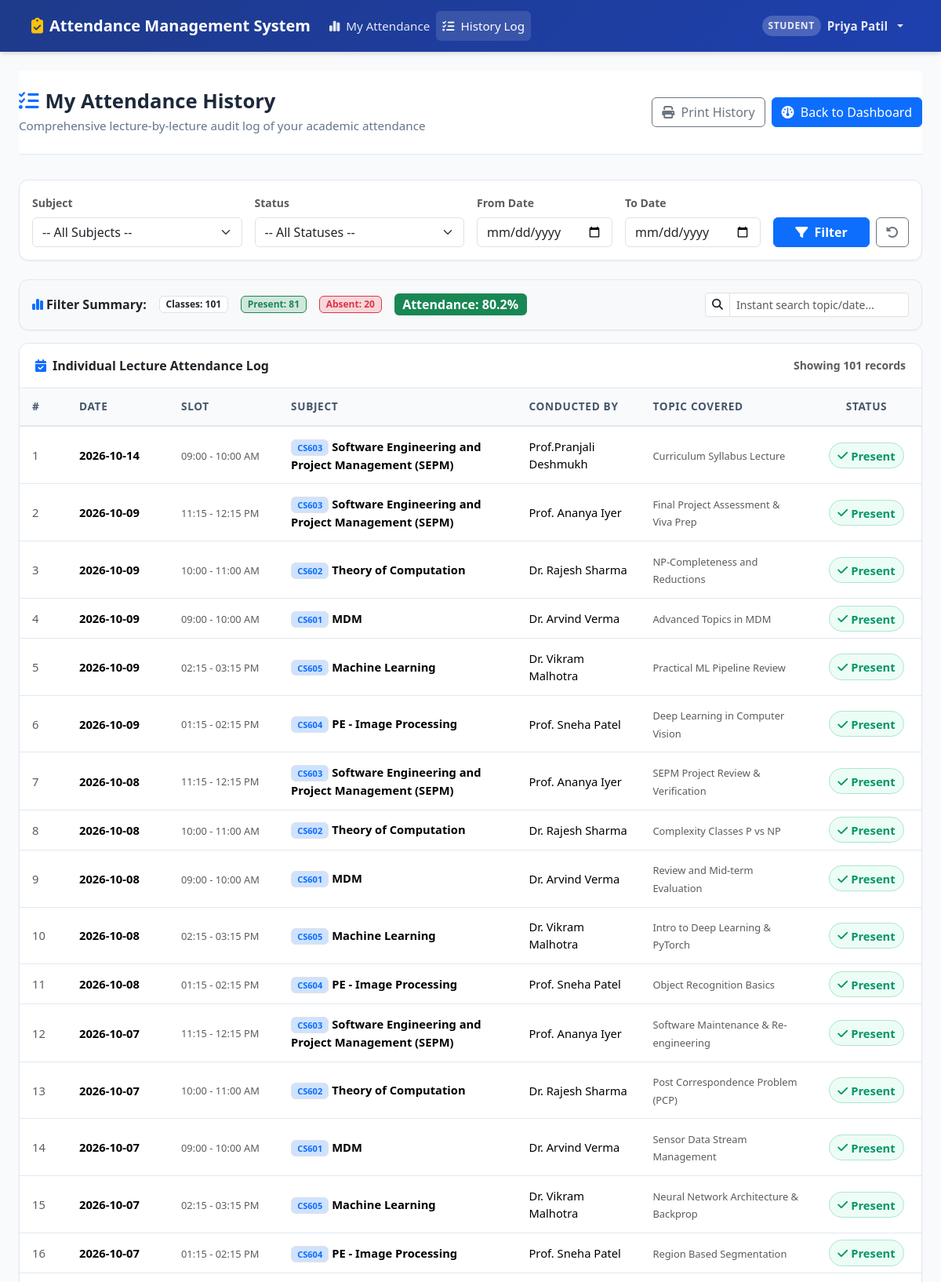
Screenshot of /student/history (signed in, upper part) with the database file from the repository.
### tables this page shows
CREATE TABLE users (
        id INTEGER PRIMARY KEY AUTOINCREMENT,
        username TEXT UNIQUE NOT NULL,
        email TEXT UNIQUE NOT NULL,
        password_hash TEXT NOT NULL,
        role TEXT NOT NULL CHECK(role IN ('admin', 'faculty', 'student')),
        full_name TEXT NOT NULL,
        phone TEXT,
        is_active INTEGER NOT NULL DEFAULT 1,
        created_at TIMESTAMP DEFAULT CURRENT_TIMESTAMP
    );

CREATE TABLE attendance_sessions (
        id INTEGER PRIMARY KEY AUTOINCREMENT,
        subject_id INTEGER NOT NULL,
        faculty_id INTEGER NOT NULL,
        session_date DATE NOT NULL,
        session_slot TEXT NOT NULL DEFAULT '09:00 - 10:00 AM',
        topic TEXT DEFAULT 'Course Module Discussion',
        created_at TIMESTAMP DEFAULT CURRENT_TIMESTAMP,
        updated_at TIMESTAMP DEFAULT CURRENT_TIMESTAMP,
        FOREIGN KEY (subject_id) REFERENCES subjects(id) ON DELETE CASCADE,
        FOREIGN KEY (faculty_id) REFERENCES faculty(id) ON DELETE CASCADE,
        UNIQUE (subject_id, session_date, session_slot)
    );

CREATE TABLE subjects (
        id INTEGER PRIMARY KEY AUTOINCREMENT,
        code TEXT UNIQUE NOT NULL,
        name TEXT NOT NULL,
        department TEXT NOT NULL DEFAULT 'Computer Science & Engineering',
        semester INTEGER NOT NULL DEFAULT 6,
        credits INTEGER NOT NULL DEFAULT 4,
        created_at TIMESTAMP DEFAULT CURRENT_TIMESTAMP
    );

CREATE TABLE attendance_records (
        id INTEGER PRIMARY KEY AUTOINCREMENT,
        session_id INTEGER NOT NULL,
        student_id INTEGER NOT NULL,
        status TEXT NOT NULL CHECK(status IN ('Present', 'Absent')),
        remarks TEXT,
        FOREIGN KEY (session_id) REFERENCES attendance_sessions(id) ON DELETE CASCADE,
        FOREIGN KEY (student_id) REFERENCES students(id) ON DELETE CASCADE,
        UNIQUE (session_id, student_id)
    );

### app.py (the view)
@app.route('/student/history')
@role_required('student')
def student_history():
    student_user_id = session.get('user_id')
    subject_id = request.args.get('subject_id', type=int)
    status = request.args.get('status', '').strip()
    date_from = request.args.get('date_from', '').strip()
    date_to = request.args.get('date_to', '').strip()
    subjects = models.get_all_subjects()
    history = models.get_student_full_attendance_history(
        student_user_id,
        subject_id=subject_id if subject_id else None,
        status=status if status in ('Present', 'Absent') else None,
        date_from=date_from if date_from else None,
        date_to=date_to if date_to else None
    )
    present_count = sum(1 for h in history if h['status'] == 'Present')
    absent_count = sum(1 for h in history if h['status'] == 'Absent')
    total_classes = len(history)
    filter_pct = round((present_count / total_classes * 100), 1) if total_classes > 0 else 0.0
    return render_template(
        'student/history.html',
        history=history,
        subjects=subjects,
        selected_subject_id=subject_id,
        selected_status=status,
        date_from=date_from,
        date_to=date_to,
        present_count=present_count,
        absent_count=absent_count,
        total_classes=total_classes,
        filter_pct=filter_pct
    )

### app.py (called while the page is built, shortened)
def role_required(*allowed_roles):
    def decorator(f):
        @wraps(f)
        def decorated_function(*args, **kwargs):
            if 'user_id' not in session:
                flash("Please log in to access this page.", "warning")
                return redirect(url_for('login', next=request.url))
            user_role = session.get('role')
            return f(*args, **kwargs)
        return decorated_function
    return decorator

@app.context_processor
def inject_global_vars():
    return {
        'current_user': {
            'id': session.get('user_id'),
            'username': session.get('username'),
            'role': session.get('role'),
            'full_name': session.get('full_name'),
            'roll_number': session.get('roll_number'),
            'faculty_id': session.get('faculty_id')
        },
        'now': datetime.now(),
        'today_date': date.today().strftime('%Y-%m-%d'),
        'attendance_threshold': Config.ATTENDANCE_THRESHOLD
    }

### database.py (called while the page is built)
def get_db():
    if has_app_context():
        if 'db' not in g:
            g.db = sqlite3.connect(Config.DATABASE)
            g.db.row_factory = sqlite3.Row
            g.db.execute("PRAGMA foreign_keys = ON;")
        return g.db
    return get_standalone_db()

### models.py (called while the page is built)
def get_all_subjects():
    db = get_db()
    cursor = db.cursor()
    cursor.execute("""
        SELECT s.id, s.code, s.name, s.department, s.semester, s.credits,
               f.id as faculty_id,
               GROUP_CONCAT(DISTINCT f.faculty_id) as faculty_code,
               GROUP_CONCAT(DISTINCT u.full_name) as faculty_name,
               (SELECT COUNT(*) FROM student_subjects ss WHERE ss.subject_id = s.id) as enrolled_students,
               (SELECT COUNT(*) FROM attendance_sessions ses WHERE ses.subject_id = s.id) as total_sessions
        FROM subjects s
        LEFT JOIN faculty_subjects fs ON s.id = fs.subject_id
        LEFT JOIN faculty f ON fs.faculty_id = f.id
        LEFT JOIN users u ON f.user_id = u.id
        GROUP BY s.id
        ORDER BY s.code ASC
    """)
    return [dict(row) for row in cursor.fetchall()]

### templates/student/history.html (shortened to what this page needs)
{% extends 'base.html' %}
{% block content %}
<div class="page-header d-flex justify-content-between align-items-center flex-wrap gap-2">
    <div>
        <h1><i class="fa-solid fa-list-check text-primary me-2"></i>My Attendance History</h1>
        <p>Comprehensive lecture-by-lecture audit log of your academic attendance</p>
    </div>
    <div class="d-flex gap-2 no-print">
        <button onclick="window.print()" class="btn btn-outline-secondary">
            <i class="fa-solid fa-print me-1"></i> Print History
        </button>
        <a href="{{ url_for('student_dashboard') }}" class="btn btn-primary">
            <i class="fa-solid fa-gauge me-1"></i> Back to Dashboard
        </a>
    </div>
</div>
<div class="card mb-4 no-print">
    <div class="card-body">
        <form method="GET" action="{{ url_for('student_history') }}" class="row g-3">
            <div class="col-md-3">
                <label class="form-label fw-semibold small text-muted">Subject</label>
                <select name="subject_id" class="form-select">
                    <option value="">-- All Subjects --</option>
                </select>
            </div>
            <div class="col-md-3">
                <label class="form-label fw-semibold small text-muted">Status</label>
                <select name="status" class="form-select">
                    <option value="">-- All Statuses --</option>
                </select>
            </div>
            <div class="col-md-2">
                <label class="form-label fw-semibold small text-muted">From Date</label>
                <input type="date" name="date_from" class="form-control" value="{{ date_from }}">
            </div>
            <div class="col-md-2">
                <label class="form-label fw-semibold small text-muted">To Date</label>
                <input type="date" name="date_to" class="form-control" value="{{ date_to }}">
            </div>
            <div class="col-md-2 d-flex align-items-end gap-2">
                <button type="submit" class="btn btn-primary w-100 fw-semibold">
                    <i class="fa-solid fa-filter me-1"></i> Filter
                </button>
                <a href="{{ url_for('student_history') }}" class="btn btn-outline-secondary" title="Reset Filters">
                    <i class="fa-solid fa-rotate-left"></i>
                </a>
            </div>
        </form>
    </div>
</div>
<div class="card mb-3 p-3 bg-light">
    <div class="d-flex justify-content-between align-items-center flex-wrap gap-2">
        <div class="d-flex align-items-center gap-3 flex-wrap">
            <span class="fw-bold text-dark"><i class="fa-solid fa-chart-simple me-1 text-primary"></i>Filter Summary:</span>
            <span class="badge bg-white text-dark border">Classes: <strong>{{ total_classes }}</strong></span>
            <span class="badge bg-success-subtle text-success border border-success">Present: <strong>{{ present_count }}</strong></span>
            <span class="badge bg-danger-subtle text-danger border border-danger">Absent: <strong>{{ absent_count }}</strong></span>
            <span class="badge {% if filter_pct >= 75 %}bg-success{% else %}bg-danger{% endif %} text-white fs-6">
                Attendance: <strong>{{ filter_pct }}%</strong>
            </span>
        </div>
        <div class="input-group input-group-sm no-print" style="max-width: 260px;">
            <span class="input-group-text bg-white"><i class="fa-solid fa-magnifying-glass"></i></span>
            <input type="text" class="form-control table-search-input" data-table="studentHistoryTable" placeholder="Instant search topic/date...">
        </div>
    </div>
</div>
<div class="card">
    <div class="card-header bg-white d-flex justify-content-between align-items-center py-3">
        <span class="fw-bold"><i class="fa-solid fa-calendar-check me-2 text-primary"></i>Individual Lecture Attendance Log</span>
        <small class="text-muted">Showing {{ history|length }} records</small>
    </div>
    <div class="table-responsive">
        <table class="table table-custom table-hover align-middle mb-0" id="studentHistoryTable">
            <thead>
                <tr>
                    <th style="width: 60px;">#</th>
                    <th style="width: 130px;">Date</th>
                    <th style="width: 140px;">Slot</th>
                    <th>Subject</th>
                    <th>Conducted By</th>
                    <th>Topic Covered</th>
                    <th class="text-center" style="width: 140px;">Status</th>
                </tr>
            </thead>
            <tbody>
                {% if history %}
                    {% for h in history %}
                        <tr>
                            <td class="text-muted">{{ loop.index }}</td>
                            <td class="fw-bold">{{ h.session_date }}</td>
                            <td><small class="text-muted">{{ h.session_slot }}</small></td>
                            <td>
                                <span class="badge bg-primary-subtle text-primary border">{{ h.subject_code }}</span>
                                <span class="fw-semibold">{{ h.subject_name }}</span>
                            </td>
                            <td>{{ h.faculty_name }}</td>
                            <td><small class="text-muted">{{ h.topic }}</small></td>
                            <td class="text-center">
                                {% if h.status == 'Present' %}
                                    <span class="badge-present"><i class="fa-solid fa-check me-1"></i>Present</span>
                                {% else %}
                                    <span class="badge-absent"><i class="fa-solid fa-xmark me-1"></i>Absent</span>
                                {% endif %}
                            </td>
                        </tr>
                    {% endfor %}
                {% else %}
                    <tr>
                        <td colspan="7" class="text-center py-4 text-muted">
                            No attendance records match your filter criteria.
                        </td>
                    </tr>
                {% endif %}
            </tbody>
        </table>
    </div>
</div>
{% endblock %}

### static/css/style.css (style rules this page uses)
:root { --primary-color: #1e3a8a; --primary-hover: #172554; --primary-light: #eff6ff; --secondary-color: #475569; --success-color: #059669; --success-light: #ecfdf5; --danger-color: #dc2626; --danger-light: #fef2f2; --warning-color: #d97706; --warning-light: #fffbeb; --info-color: #0284c7; --bg-page: #f8fafc; --card-bg: #ffffff; --text-primary: #1e293b; --text-muted: #64748b; --border-color: #e2e8f0; --shadow-sm: 0 1px 2px 0 rgb(0 0 0 / 0.05); --shadow-md: 0 4px 6px -1px rgb(0 0 0 / 0.1), 0 2px 4px -2px rgb(0 0 0 / 0.1); --shadow-lg: 0 10px 15px -3px rgb(0 0 0 / 0.1), 0 4px 6px -4px rgb(0 0 0 / 0.1); --radius-sm: 0.375rem; --radius-md: 0.5rem; --radius-lg: 0.75rem; }
body { font-family: 'Segoe UI', system-ui, -apple-system, BlinkMacSystemFont, Roboto, sans-serif; background-color: var(--bg-page); color: var(--text-primary); min-height: 100vh; display: flex; flex-direction: column; }
.page-header { background: #ffffff; border-bottom: 1px solid var(--border-color); padding: 1.5rem 0; margin-bottom: 2rem; }
.page-header h1 { font-size: 1.6rem; font-weight: 700; color: var(--text-primary); margin-bottom: 0.25rem; }
.page-header p { color: var(--text-muted); margin-bottom: 0; font-size: 0.95rem; }
.card { border: 1px solid var(--border-color); border-radius: var(--radius-lg); box-shadow: var(--shadow-sm); background-color: var(--card-bg); transition: transform 0.2s ease, box-shadow 0.2s ease; }
.card-header { background-color: #ffffff; border-bottom: 1px solid var(--border-color); font-weight: 600; padding: 1rem 1.25rem; border-top-left-radius: var(--radius-lg) !important; border-top-right-radius: var(--radius-lg) !important; }
.badge-present { background-color: var(--success-light); color: var(--success-color); border: 1px solid rgba(5, 150, 105, 0.25); font-weight: 600; padding: 0.35rem 0.65rem; border-radius: 9999px; }
.table-custom { background: #ffffff; border-radius: var(--radius-md); overflow: hidden; box-shadow: var(--shadow-sm); }
.table-custom th { background-color: #f8fafc; color: #475569; font-weight: 600; font-size: 0.85rem; text-transform: uppercase; letter-spacing: 0.05em; border-bottom: 2px solid var(--border-color); padding: 0.85rem 1rem; }
.table-custom td { padding: 0.85rem 1rem; vertical-align: middle; border-bottom: 1px solid var(--border-color); font-size: 0.92rem; }

### rows the page displays
users: session_date "2026-10-14", session_slot "09:00 - 10:00 AM", subject_code "CS603", subject_name "Software Engineering and Project Management (SEPM)", faculty_name "Prof.Pranjali Deshmukh", topic "Curriculum Syllabus Lecture", shows "Present"
attendance_records: session_date "2026-10-09", session_slot "11:15 - 12:15 PM", subject_code "CS603", subject_name "Software Engineering and Project Management (SEPM)", faculty_name "Prof. Ananya Iyer", topic "Final Project Assessment & Viva Prep", status "Present" (drawn)
attendance_records: session_date "2026-10-09", session_slot "10:00 - 11:00 AM", subject_code "CS602", subject_name "Theory of Computation", faculty_name "Dr. Rajesh Sharma", topic "NP-Completeness and Reductions", status "Present" (drawn)
attendance_records: session_date "2026-10-09", session_slot "09:00 - 10:00 AM", subject_code "CS601", subject_name "MDM", faculty_name "Dr. Arvind Verma", topic "Advanced Topics in MDM", status "Present" (drawn)
users: session_date "2026-10-09", session_slot "02:15 - 03:15 PM", subject_code "CS605", subject_name "Machine Learning", faculty_name "Dr. Vikram Malhotra", topic "Practical ML Pipeline Review", shows "Present", session_date "2026-10-08", topic "Intro to Deep Learning & PyTorch", session_date "2026-10-07", topic "Neural Network Architecture & Backprop"
attendance_records: session_date "2026-10-09", session_slot "01:15 - 02:15 PM", subject_code "CS604", subject_name "PE - Image Processing", faculty_name "Prof. Sneha Patel", topic "Deep Learning in Computer Vision", status "Present" (drawn)
attendance_records: session_date "2026-10-08", session_slot "11:15 - 12:15 PM", subject_code "CS603", subject_name "Software Engineering and Project Management (SEPM)", faculty_name "Prof. Ananya Iyer", topic "SEPM Project Review & Verification", status "Present" (drawn)
attendance_records: session_date "2026-10-08", session_slot "10:00 - 11:00 AM", subject_code "CS602", subject_name "Theory of Computation", faculty_name "Dr. Rajesh Sharma", topic "Complexity Classes P vs NP", status "Present" (drawn)
attendance_records: session_date "2026-10-08", session_slot "09:00 - 10:00 AM", subject_code "CS601", subject_name "MDM", faculty_name "Dr. Arvind Verma", topic "Review and Mid-term Evaluation", status "Present" (drawn)
attendance_records: session_date "2026-10-08", session_slot "01:15 - 02:15 PM", subject_code "CS604", subject_name "PE - Image Processing", faculty_name "Prof. Sneha Patel", topic "Object Recognition Basics", status "Present" (drawn)
attendance_records: session_date "2026-10-07", session_slot "11:15 - 12:15 PM", subject_code "CS603", subject_name "Software Engineering and Project Management (SEPM)", faculty_name "Prof. Ananya Iyer", topic "Software Maintenance & Re-engineering", status "Present" (drawn)
attendance_records: session_date "2026-10-07", session_slot "10:00 - 11:00 AM", subject_code "CS602", subject_name "Theory of Computation", faculty_name "Dr. Rajesh Sharma", topic "Post Correspondence Problem (PCP)", status "Present" (drawn)
attendance_records: session_date "2026-10-07", session_slot "09:00 - 10:00 AM", subject_code "CS601", subject_name "MDM", faculty_name "Dr. Arvind Verma", topic "Sensor Data Stream Management", status "Present" (drawn)
attendance_records: session_date "2026-10-07", session_slot "01:15 - 02:15 PM", subject_code "CS604", subject_name "PE - Image Processing", faculty_name "Prof. Sneha Patel", topic "Region Based Segmentation", status "Present" (drawn)

### other values shown
{{ current_user.role }} "STUDENT"
{{ current_user.full_name }} "Priya Patil"
{{ total_classes }} "101"
{{ present_count }} "81"
{{ absent_count }} "20"
{{ filter_pct }} "80.2"
{{ history|length }} "101"
